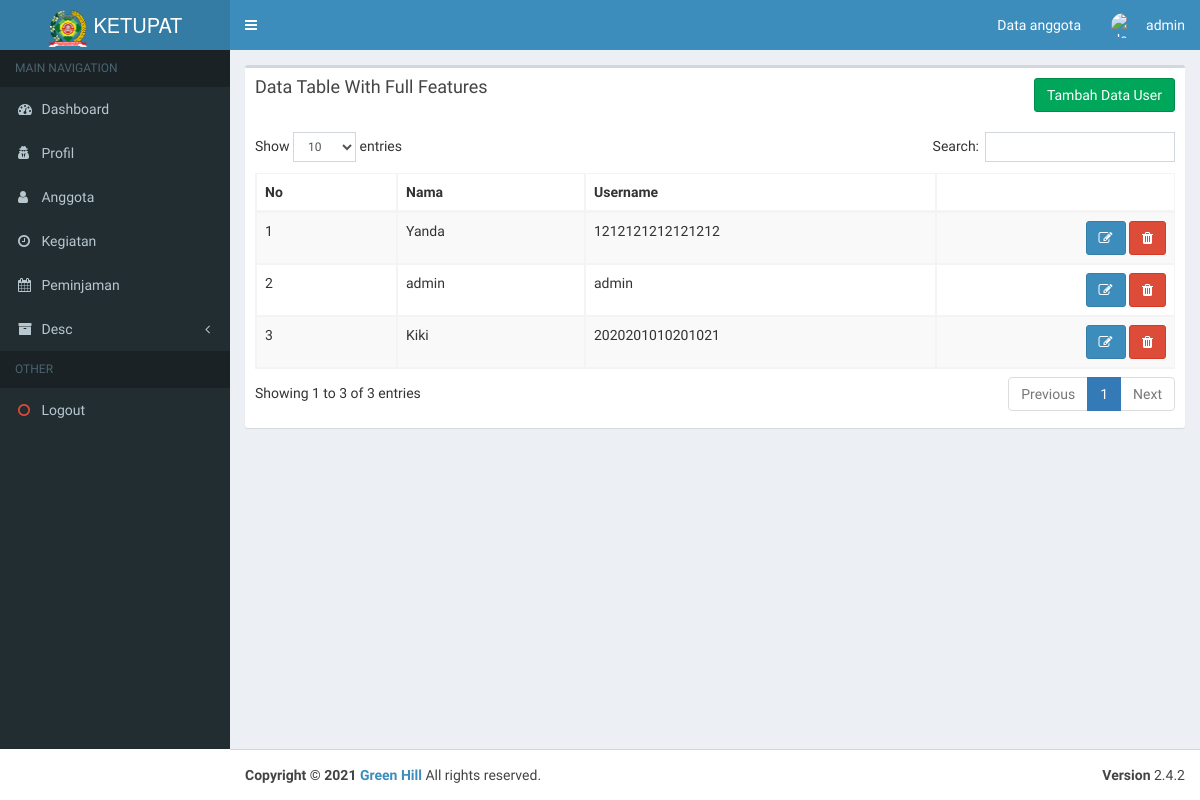
/admin/index.php?p=user (signed in), run on the app's committed database.
### tables this page shows
CREATE TABLE IF NOT EXISTS `user` (
  `id_user` int(11) NOT NULL AUTO_INCREMENT,
  `nama` varchar(125) NOT NULL,
  `username` varchar(125) NOT NULL,
  `password` varchar(125) NOT NULL,
  `level` varchar(15) NOT NULL,
  `last_activity` timestamp NOT NULL DEFAULT CURRENT_TIMESTAMP ON UPDATE CURRENT_TIMESTAMP,
  PRIMARY KEY (`id_user`)
);

### admin/page/user/index.php (the view, shortened to what this page needs)
<div class="row">
    <div class="col-xs-12">
      <div class="box">
        <div class="box-header">
          <h3 class="box-title">Data Table With Full Features</h3><span class="pull-right"><a class="btn btn-success" href="?p=user&act=create">Tambah Data User</a></span>
        </div>
        <div class="box-body">
          <table id="example1" class="table table-bordered table-striped">
            <thead>
            <tr>
              <th>No</th>
              <th>Nama</th>
              <th>Username</th>
              <th></th>
            </tr>
            </thead>
            <tbody>
            	<?php
                $no = 0;
                $sql = "SELECT * from user";
            		$query = mysqli_query($con, $sql);
            		while ($row = mysqli_fetch_assoc($query)):
                  $no++;
            	 ?>
            	 <tr>
            	 	<td><?= $no ?></td>
            	 	<td><?= $row['nama'] ?></td>
                <td><?= $row['username'] ?></td>
                  <td align="right">
                    <a href="index.php?p=user&act=edit&id=<?= $row['id_user'] ?>" class="btn btn-primary"><i class="fa fa-edit"></i></a>
                    <a href="index.php?p=user&delete&id=<?= $row['id_user'] ?>" class="btn btn-danger" onclick="return confirm('Apakah data akan dihapus?')"><i class="fa fa-trash"></i></a>
                  </td>
            	 </tr>
            	<?php endwhile; ?>
            </tbody>
          </table>
        </div>
      </div>
    </div>
  </div>

### data on the page
user: nama "Yanda", username "1212121212121212"
user: nama "admin", username "admin"
user: nama "Kiki", username "2020201010201021"

### other printed values
$_SESSION['name'] "admin"
